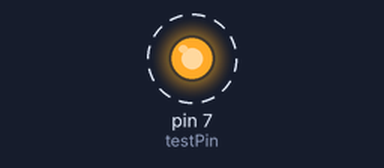
A sketch run on a simulated Arduino Uno, built with avr-gcc and run on an emulated ATmega328P. On the bench: output pins drawn as LEDs (lit = HIGH). Dashed ring = blinking.

Above: at 0.5 s.
Timing chart, 0 to 4.6 s (numbered marks = the images above):
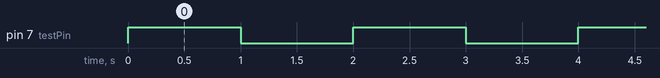

The sketch:

pin-tester.ino
```cpp
//E1 Thermistor pin
//int testPin = A15;

//E0 Hotend pin
int testPin = 7;


void setup()
{
  pinMode(testPin, OUTPUT);
}

void loop()
{
  digitalWrite(testPin, HIGH);
  delay(1000);
  digitalWrite(testPin, LOW);
  delay(1000);
}
```

Measured:
- by itself, pin 7 (testPin): alternates HIGH for 1.0 s and LOW for 1.0 s
